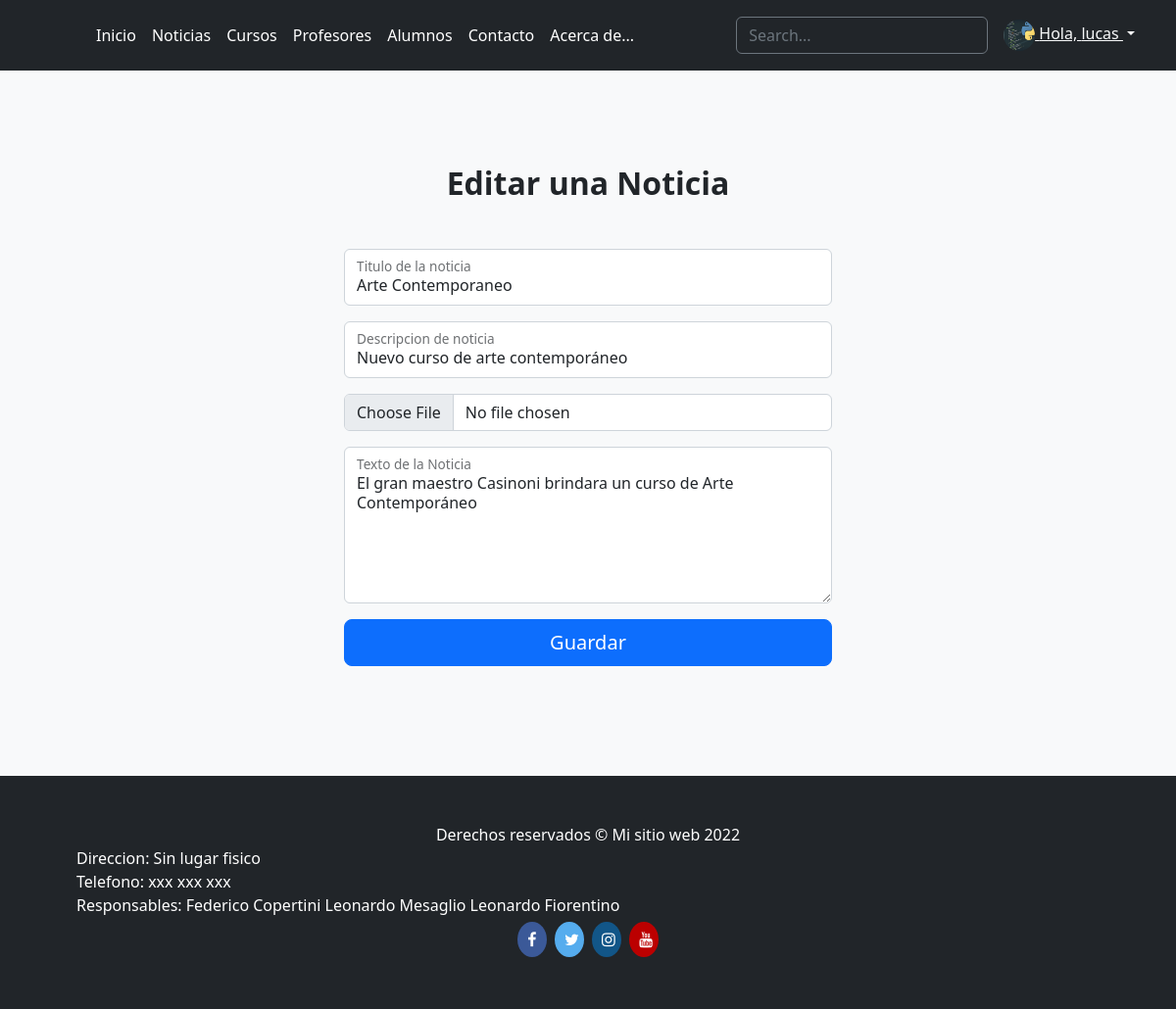
Before: /editar_noticia/3 (signed in) with the older database file.
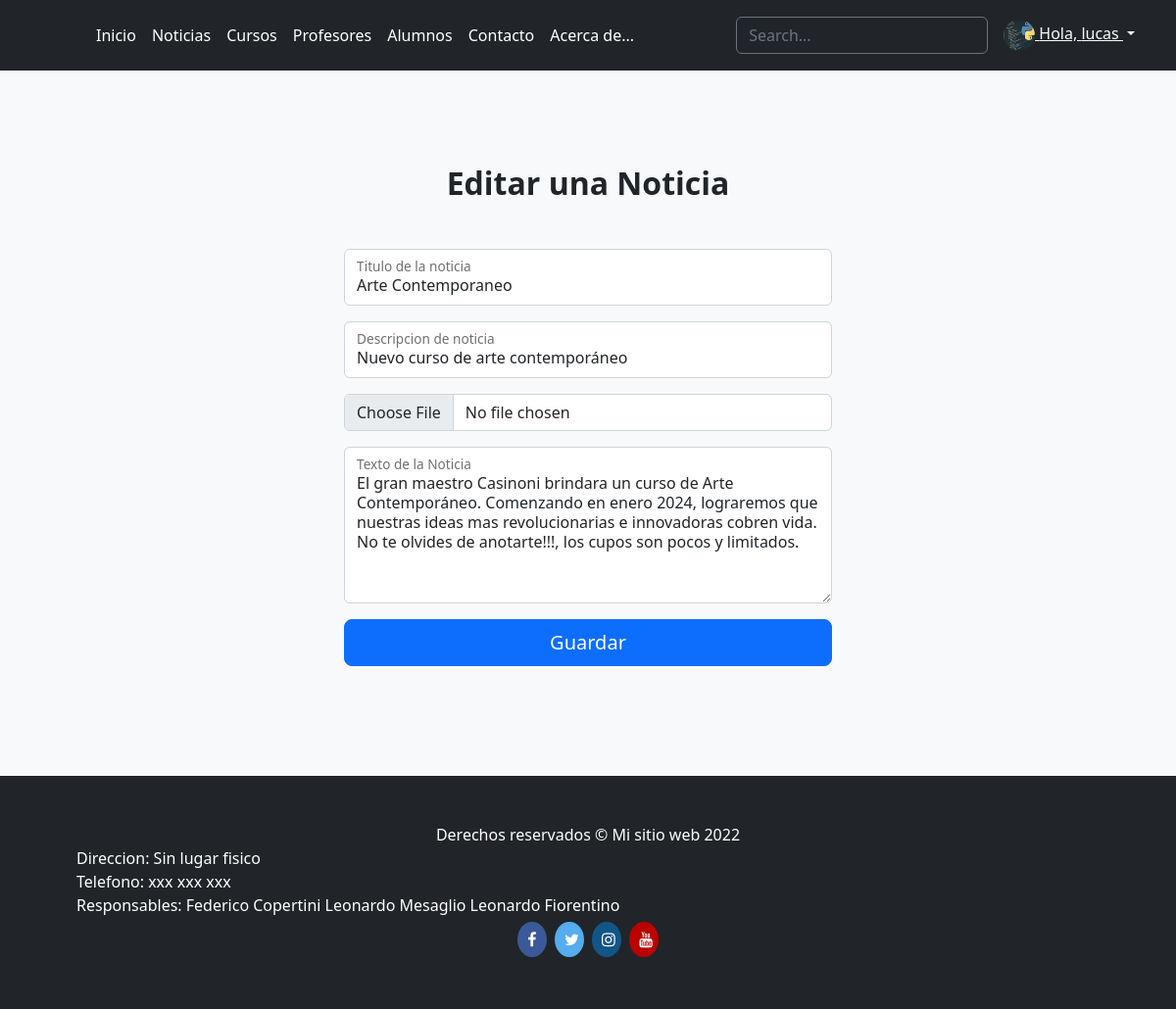
After: the same page with the newer database file.
### Academia_Arte/models.py (models this page shows)
class Noticias(models.Model):
    titulo_noticia = models.CharField(max_length=50)
    imagen_noticia = models.ImageField(upload_to='images/')
    descripcion_noticia = models.CharField(max_length=200)
    noticia_noticia = models.CharField(max_length=2000)

### Academia_Arte/views.py (the view, shortened to what this page needs)
# urls.py: path('editar_noticia/<int:id>', VEditarNoticia, name="editar_noticia"),
def VEditarNoticia(request, id):
    noticia = Noticias.objects.get(id=id)
    return render(request, "Academia_Arte/editar_noticia.html",{"noticia":noticia})

### Academia_Arte/templates/Academia_Arte/editar_noticia.html (shortened to what this page needs)
{% extends "Academia_Arte/base.html" %}
{% block content %}
<section class="bg-light py-5">
    <div class="container px-5 my-5 px-5">
        <div class="text-center mb-5">
            <h2 class="fw-bolder">Editar una Noticia</h2>
        </div>
        <div class="row gx-5 justify-content-center">
            <div class="col-lg-6">
                <form method="POST" enctype="multipart/form-data">{% csrf_token %}
                    <div class="form-floating mb-3">
                        <input class="form-control" value="{{noticia.titulo_noticia}}" name="titulo_noticia" type="text"
                            placeholder="Titulo de la noticia..." required>
                        <label for="name">Titulo de la noticia</label>
                    </div>
                    <div class="form-floating mb-3">
                        <input class="form-control" name="descripcion_noticia" value="{{noticia.descripcion_noticia}}" type="text"
                            placeholder="Alguna descripcion">
                        <label for="email">Descripcion de noticia</label>
                    </div>
                    <div class="mb-3">
                        <input class="form-control" value="{{noticia.imagen_noticia}}" name="imagen_noticia" type="file" required>
                    </div>
                    <div class="form-floating mb-3">
                        <textarea class="form-control" name="noticia_noticia" type="text"
                            placeholder="Escriba una noticia..." style="height: 10rem" required>{{noticia.noticia_noticia}}</textarea>
                        <label for="message">Texto de la Noticia</label>
                    </div>
                    <div class="d-grid">
                        <button class="btn btn-primary btn-lg" type="submit">Guardar</button>
                    </div>
                </form>
            </div>
        </div>
    </div>
</section>
{% endblock %}

Changed rows visible on the page:
changed Noticias "Arte Contemporaneo": noticia_noticia "El gran maestro Casinoni brindara un curso de Arte Contemporáneo" → "…un curso de Arte Contemporáneo. Comenzando en enero 2024, lograremos que nuestras ideas mas revolucionarias e innovadoras cobren vida. No te olvides de anotarte!!!, los cupos son pocos y limitados."
